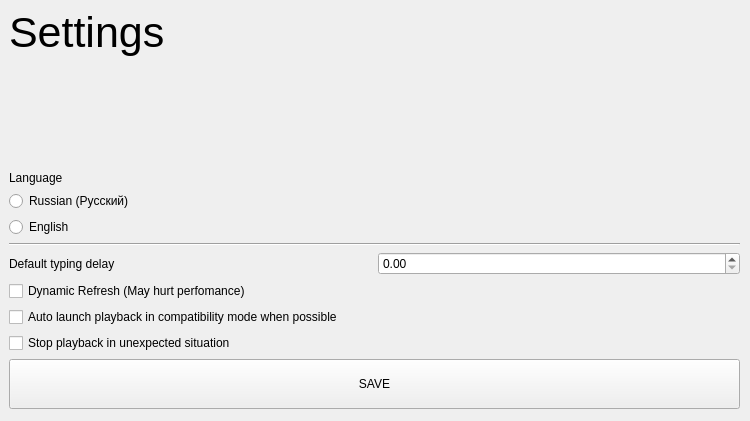
<?xml version="1.0" encoding="UTF-8"?>
<ui version="4.0">
 <class>Form</class>
 <widget class="QWidget" name="Form">
  <property name="geometry">
   <rect>
    <x>0</x>
    <y>0</y>
    <width>750</width>
    <height>421</height>
   </rect>
  </property>
  <property name="sizePolicy">
   <sizepolicy hsizetype="Fixed" vsizetype="Fixed">
    <horstretch>0</horstretch>
    <verstretch>0</verstretch>
   </sizepolicy>
  </property>
  <property name="minimumSize">
   <size>
    <width>750</width>
    <height>370</height>
   </size>
  </property>
  <property name="windowTitle">
   <string>Form</string>
  </property>
  <widget class="QWidget" name="verticalLayoutWidget">
   <property name="geometry">
    <rect>
     <x>9</x>
     <y>8</y>
     <width>731</width>
     <height>401</height>
    </rect>
   </property>
   <layout class="QVBoxLayout" name="verticalLayout">
    <item>
     <widget class="QLabel" name="settings_label">
      <property name="font">
       <font>
        <pointsize>32</pointsize>
       </font>
      </property>
      <property name="text">
       <string>Settings</string>
      </property>
     </widget>
    </item>
    <item>
     <spacer name="verticalSpacer">
      <property name="orientation">
       <enum>Qt::Vertical</enum>
      </property>
      <property name="sizeHint" stdset="0">
       <size>
        <width>20</width>
        <height>40</height>
       </size>
      </property>
     </spacer>
    </item>
    <item>
     <widget class="QLabel" name="language_label">
      <property name="text">
       <string>Language</string>
      </property>
     </widget>
    </item>
    <item>
     <widget class="QRadioButton" name="russian_radio">
      <property name="text">
       <string>Russian (Русский)</string>
      </property>
     </widget>
    </item>
    <item>
     <widget class="QRadioButton" name="english_radio">
      <property name="text">
       <string>English</string>
      </property>
     </widget>
    </item>
    <item>
     <widget class="Line" name="line">
      <property name="orientation">
       <enum>Qt::Horizontal</enum>
      </property>
     </widget>
    </item>
    <item>
     <layout class="QHBoxLayout" name="horizontalLayout">
      <item>
       <widget class="QLabel" name="default_delay_label">
        <property name="text">
         <string>Default typing delay</string>
        </property>
       </widget>
      </item>
      <item>
       <widget class="QDoubleSpinBox" name="default_delay_spinbox"/>
      </item>
     </layout>
    </item>
    <item>
     <widget class="QCheckBox" name="dynamic_refresh_checkbox">
      <property name="text">
       <string>Dynamic Refresh (May hurt perfomance)</string>
      </property>
     </widget>
    </item>
    <item>
     <widget class="QCheckBox" name="auto_compatibility_checkbox">
      <property name="text">
       <string>Auto launch playback in compatibility mode when possible</string>
      </property>
     </widget>
    </item>
    <item>
     <widget class="QCheckBox" name="stop_unexpected_playback_checkbox">
      <property name="text">
       <string>Stop playback in unexpected situation</string>
      </property>
     </widget>
    </item>
    <item>
     <widget class="QPushButton" name="save_btn">
      <property name="minimumSize">
       <size>
        <width>0</width>
        <height>50</height>
       </size>
      </property>
      <property name="text">
       <string>SAVE</string>
      </property>
     </widget>
    </item>
   </layout>
  </widget>
 </widget>
 <resources/>
 <connections/>
</ui>
